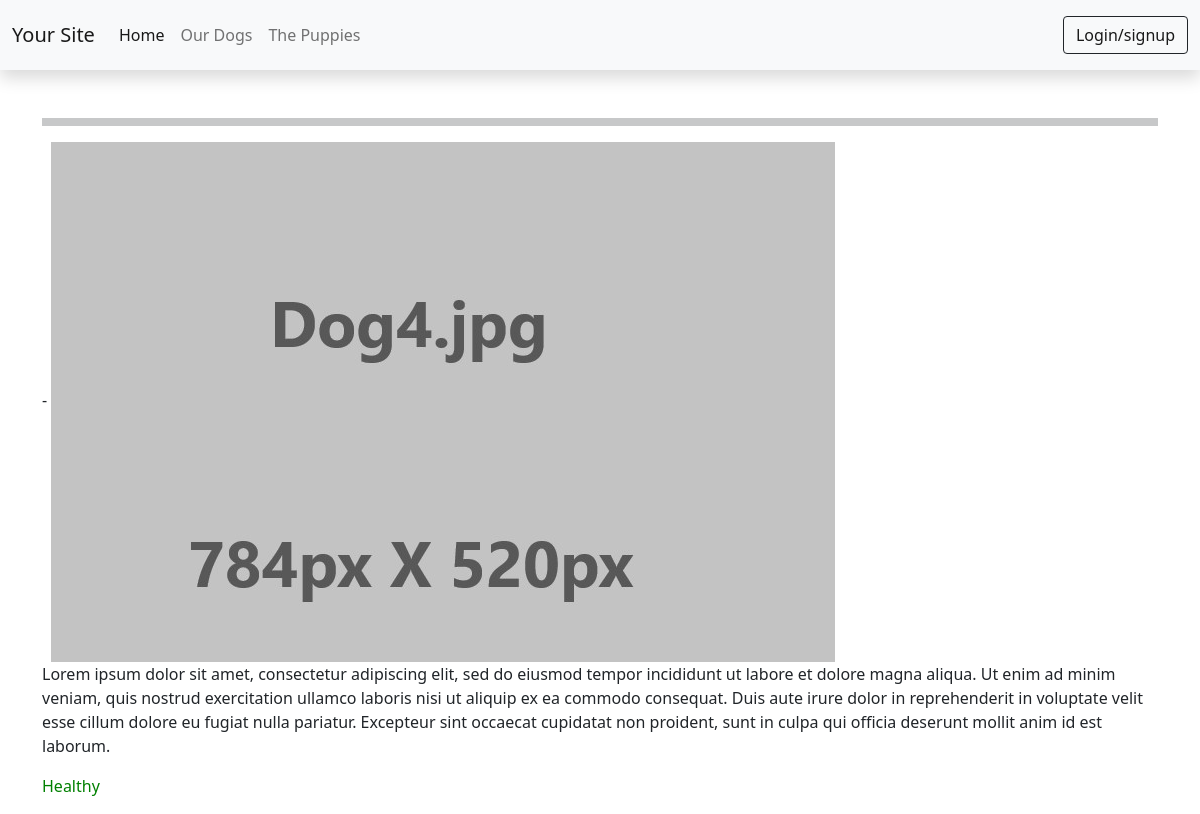
The page /pupnurs.php on the database its author committed.
### tables this page shows
CREATE TABLE `puppies` (
  `id` int(100) NOT NULL,
  `name` varchar(100) NOT NULL,
  `image` varchar(100) NOT NULL,
  `info` varchar(1000) NOT NULL,
  `gender` varchar(100) NOT NULL,
  `color` varchar(100) NOT NULL,
  `status` varchar(1000) NOT NULL,
  `moid` int(100) NOT NULL,
  `faid` int(100) NOT NULL
);

### pupnurs.php (the view, shortened to what this page needs)
<!DOCTYPE html>
<html lang="en">
<head>
    <link href="css/bootstrap.css" rel="stylesheet">
</head>
<body>
    <?php include 'header.php';?>
    <div class="container mt-5">
<?php
include('conn.php');
$query = "SELECT * FROM puppies ORDER BY ID";
$sql = "SELECT * FROM puppies";
$result = $mysqli->query($query);
if ($result=mysqli_query($mysqli,$sql)) {
    $rowcount=mysqli_num_rows($result);
}
if ($result->num_rows > 0) {
    while($row = $result->fetch_assoc()) {
	  $info = $row['info'];
	  $status = $row['status'];
	  $color = $row['color'];
        echo "<hr size='10'>" . $row["gender"] . " - <img src='" . $row["image"]. "'></img>";
	  echo "<p>" . $info. "</p><p><font color='".$color."'>".$status."</font></p>";
    }
} else {
    echo "There are currently no puppies..";
}
?>
    </div>
</body>
</html>

### rows shown on the page
puppies: image (picture), info "Lorem ipsum dolor sit amet, consectetur adipiscing elit, sed do eiusmod tempor incididunt ut labore et dolore magna aliqua. Ut enim ad minim veniam, quis nostrud exercitation ullamco laboris nisi ut aliquip ex ea commodo consequat. Duis aute irure dolor in reprehenderit in voluptate velit esse cillum dolore eu fugiat nulla pariatur. Excepteur sint occaecat cupidatat non proident, sunt in culpa qui officia deserunt mollit anim id est laborum.", status "Healthy"

### other values the page prints
file_get_contents("site_config/WebsiteName.txt") "Your Site"
file_get_contents("site_config/headerbuttons.txt") "Home Our Dogs The Puppies"
